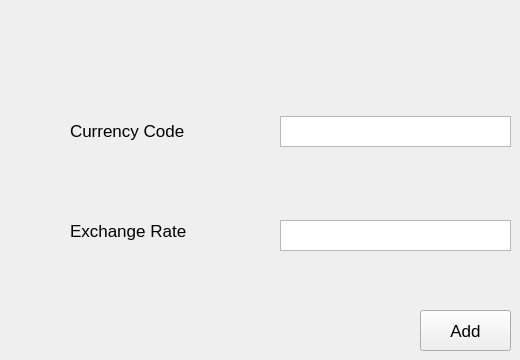
    <widget class="QWidget" name="add_currency_widget">
     <widget class="QLabel" name="new_currency">
      <property name="geometry">
       <rect>
        <x>70</x>
        <y>110</y>
        <width>161</width>
        <height>41</height>
       </rect>
      </property>
      <property name="font">
       <font>
        <pointsize>13</pointsize>
       </font>
      </property>
      <property name="text">
       <string>Currency Code</string>
      </property>
     </widget>
     <widget class="QLabel" name="new_er">
      <property name="geometry">
       <rect>
        <x>70</x>
        <y>210</y>
        <width>151</width>
        <height>41</height>
       </rect>
      </property>
      <property name="font">
       <font>
        <pointsize>13</pointsize>
       </font>
      </property>
      <property name="text">
       <string>Exchange Rate</string>
      </property>
     </widget>
     <widget class="QPushButton" name="add_currency_btn">
      <property name="geometry">
       <rect>
        <x>420</x>
        <y>310</y>
        <width>91</width>
        <height>41</height>
       </rect>
      </property>
      <property name="font">
       <font>
        <pointsize>13</pointsize>
       </font>
      </property>
      <property name="text">
       <string>Add</string>
      </property>
     </widget>
     <widget class="QTextEdit" name="currency_code_value">
      <property name="geometry">
       <rect>
        <x>280</x>
        <y>116</y>
        <width>231</width>
        <height>31</height>
       </rect>
      </property>
      <property name="font">
       <font>
        <pointsize>10</pointsize>
       </font>
      </property>
     </widget>
     <widget class="QTextEdit" name="new_er_value">
      <property name="geometry">
       <rect>
        <x>280</x>
        <y>220</y>
        <width>231</width>
        <height>31</height>
       </rect>
      </property>
      <property name="font">
       <font>
        <pointsize>10</pointsize>
       </font>
      </property>
     </widget>
    </widget>
